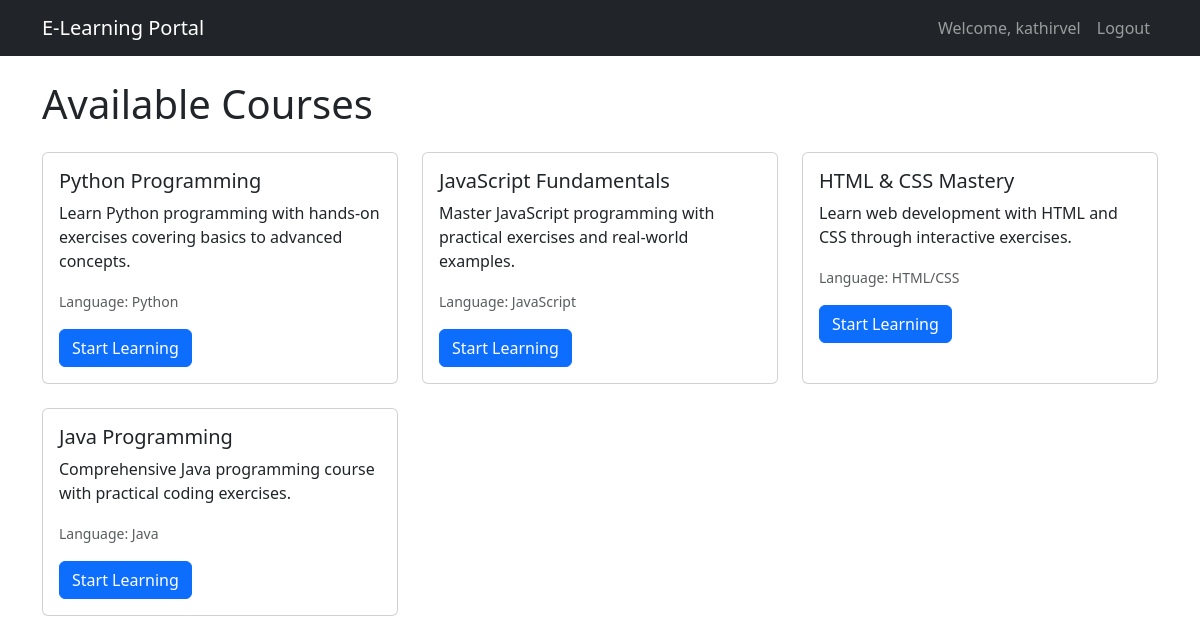
The app's page / (signed in) with its own data.
### courses/models.py (models this page shows, shortened)
class Course(models.Model):
    title = models.CharField(max_length=200)
    description = models.TextField()
    language = models.CharField(max_length=50)
    created_at = models.DateTimeField(auto_now_add=True)
    updated_at = models.DateTimeField(auto_now=True)
    image = models.ImageField(upload_to='course_images/', null=True, blank=True)

### courses/views.py (the view)
# urls.py: path('', views.course_list, name='course_list'),
def course_list(request):
    courses = Course.objects.all()
    return render(request, 'courses/course_list.html', {'courses': courses})

### courses/templates/courses/course_list.html (shortened to what this page needs)
{% extends 'courses/base.html' %}
{% block content %}
<h1 class="mb-4">Available Courses</h1>
<div class="row row-cols-1 row-cols-md-3 g-4">
    {% for course in courses %}
    <div class="col">
        <div class="card h-100 course-card">
            <div class="card-body">
                <h5 class="card-title">{{ course.title }}</h5>
                <p class="card-text">{{ course.description|truncatewords:30 }}</p>
                <p class="card-text"><small class="text-muted">Language: {{ course.language }}</small></p>
                <a href="{% url 'courses:course_detail' course.id %}" class="btn btn-primary">Start Learning</a>
            </div>
        </div>
    </div>
    {% empty %}
    <div class="col-12">
        <div class="alert alert-info">
            No courses available at the moment. Please check back later!
        </div>
    </div>
    {% endfor %}
</div>
{% endblock %}

### courses/templates/courses/base.html (shortened to what this page needs)
<!DOCTYPE html>
<html lang="en">
<head>
    <link href="https://cdn.jsdelivr.net/npm/bootstrap@5.3.0/dist/css/bootstrap.min.css" rel="stylesheet">
</head>
<body>
    <nav class="navbar navbar-expand-lg navbar-dark bg-dark">
        <div class="container">
            <a class="navbar-brand" href="{% url 'courses:course_list' %}">E-Learning Portal</a>
            <div class="collapse navbar-collapse" id="navbarNav">
                <ul class="navbar-nav ms-auto">
                    {% if user.is_authenticated %}
                        <li class="nav-item">
                            <span class="nav-link">Welcome, {{ user.username }}</span>
                        </li>
                        <li class="nav-item">
                            <a class="nav-link" href="{% url 'logout' %}">Logout</a>
                        </li>
                    {% else %}
                        <li class="nav-item">
                            <a class="nav-link" href="{% url 'login' %}">Login</a>
                        </li>
                    {% endif %}
                </ul>
            </div>
        </div>
    </nav>
    <div class="container mt-4">
        {% block content %}
        {% endblock %}
    </div>
</body>
</html>

### courses/templates/courses/base.html (style rules this page uses)
.course-card { transition: transform 0.2s; }

### records on screen
Course: title "Python Programming", description "Learn Python programming with hands-on exercises covering basics to advanced concepts.", language "Python"
Course: title "JavaScript Fundamentals", description "Master JavaScript programming with practical exercises and real-world examples.", language "JavaScript"
Course: title "HTML & CSS Mastery", description "Learn web development with HTML and CSS through interactive exercises.", language "HTML/CSS"
Course: title "Java Programming", description "Comprehensive Java programming course with practical coding exercises.", language "Java"

### other values on screen
{{ user.username }} "kathirvel"
